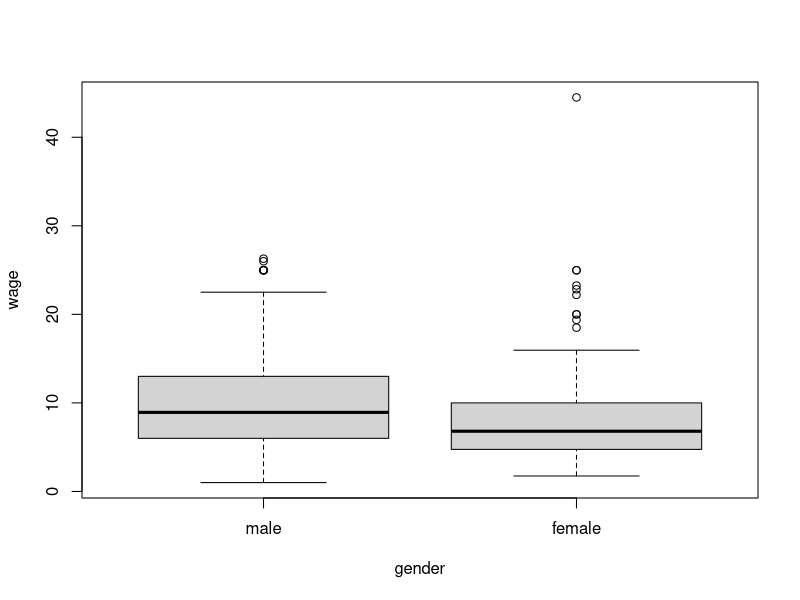

Generate this figure with R:
## t-tests in R
###########################################

library(AER)
## or do install.packages("AER")

data(CPS1985)
## get help with ?CPS1985
str(CPS1985)

attach(CPS1985)  ## load variables into workspace


## t.tests from Statistical Computing
#########################################################
## example of a hypothesis: is wage dependent on gender?
## compare the two groups w.r.t. wage
boxplot(wage~gender)
t.test(wage~gender)  ## H0 (means are equal) rejected
## example of a hypothesis: is expected wage around 9 US Dollar?
mean(wage)
t.test(wage,mu=9)    ## H0 (mean is 9) not rejected
#########################################################

## t.tests in Regression
2#########################################################
lm1 <- lm(log(wage) ~ education + experience + I(experience^2) )
summary(lm1)  ## all coefficients are significantly different from 0 again

lm2 <- lm(log(wage) ~ education + I(education^2) + experience + I(experience^2) )
summary(lm2)  ## education is not significantly different from 0 (at 5%)

lm3 <- lm(log(wage) ~ I(education^2) + experience + I(experience^2) )
summary(lm3)  ## all coefficients are significantly different from 0 again

## conclusion: we should include either education or eduaction ^2 in the model
## when looking at coefficients
## BUT: we will see a better way to compare different models (by F tests)
